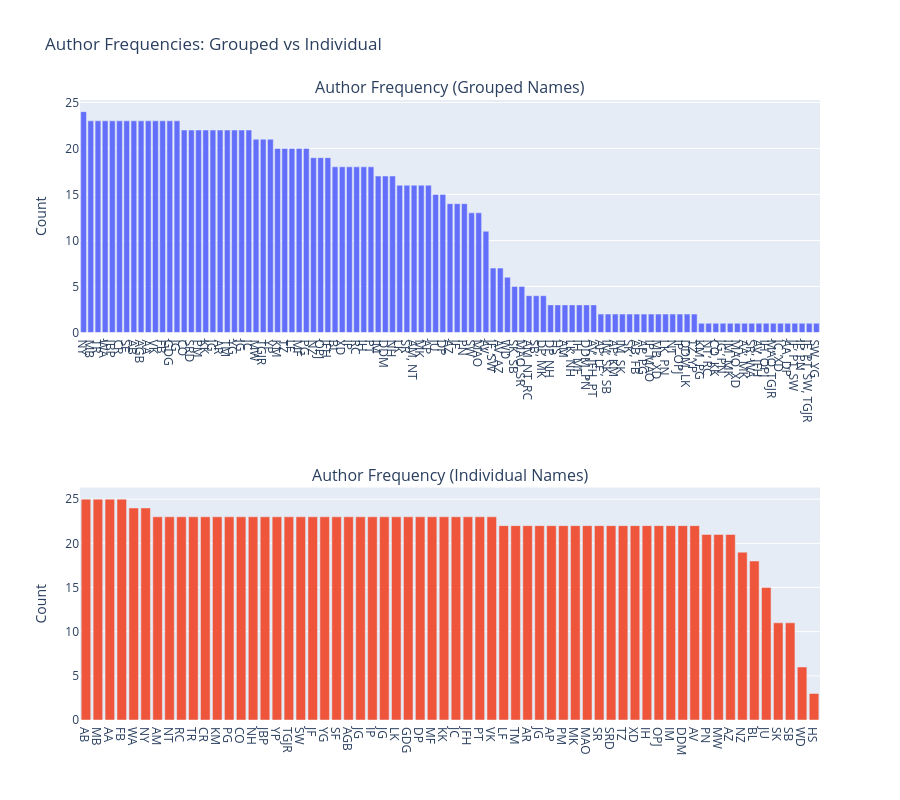

The notebook cell saved with this chart:
### Code cell
from plotly.subplots import make_subplots
from collections import Counter


def author_initials(author_str):
    authors = [a.strip() for a in author_str.split(",")]
    return ", ".join(
        "".join(part[0] for part in name.split() if part) for name in authors
    )


# 1. Original grouped counts (combined author names as single string)
author_counts = embed_df["Author"].value_counts()
authors = author_counts.index.tolist()
counts = author_counts.values.tolist()
initials = [author_initials(a) for a in authors]
x_keys = [f"{i}" for i in range(len(authors))]

fig_grouped = go.Bar(
    x=x_keys,
    y=counts,
    customdata=authors,
    hovertemplate="<b>%{customdata}</b><br>Count: %{y}<extra></extra>",
)

# 2. Split grouped author names and count each individually, sorted descending
all_individual_authors = [
    a.strip() for authors_group in embed_df["Author"] for a in authors_group.split(",")
]
individual_counts = Counter(all_individual_authors)
sorted_individual = sorted(individual_counts.items(), key=lambda x: x[1], reverse=True)
authors_ind, counts_ind = zip(*sorted_individual)
authors_ind = list(authors_ind)
counts_ind = list(counts_ind)
initials_ind = [
    "".join(part[0] for part in name.split() if part) for name in authors_ind
]
x_keys_ind = [f"{i}" for i in range(len(authors_ind))]

fig_individual = go.Bar(
    x=x_keys_ind,
    y=counts_ind,
    customdata=authors_ind,
    hovertemplate="<b>%{customdata}</b><br>Count: %{y}<extra></extra>",
)

# Create combined figure with two rows
fig_combined = make_subplots(
    rows=2,
    cols=1,
    subplot_titles=(
        "Author Frequency (Grouped Names)",
        "Author Frequency (Individual Names)",
    ),
)

fig_combined.add_trace(fig_grouped, row=1, col=1)
fig_combined.add_trace(fig_individual, row=2, col=1)

fig_combined.update_xaxes(
    tickmode="array", tickvals=x_keys, ticktext=initials, row=1, col=1
)
fig_combined.update_yaxes(title_text="Count", row=1, col=1)

fig_combined.update_xaxes(
    tickmode="array", tickvals=x_keys_ind, ticktext=initials_ind, row=2, col=1
)
fig_combined.update_yaxes(title_text="Count", row=2, col=1)

fig_combined.update_layout(
    height=800, showlegend=False, title_text="Author Frequencies: Grouped vs Individual"
)

fig_combined.show()

### Figure 1 — Plotly figure (JSON) as saved in the notebook; plotly's stock layout.template omitted (floating-point values rounded to 4 significant figures)
{"data": [{"customdata": ["Nobuko Yoshida", "Michael Bronstein", "Tom Rainforth", "Wes Armour", "Janet B. Pierrehumbert", "Christian Rupprecht", "Seth Flaxman", "Adel Bibi", "Atılım Güneş Baydin", "Alessandro Abate", "Varun Kanade", "Fazl Barez", "Giuseppe De Giacomo", "Jiarui Gan", "Cheng Ouyang", "Stephen R Duncan", "Perla Maiolino", "Konstantinos Kamnitsas", "Jonathan Gammell", "Alex Rogers", "Thomas Morstyn", "Yarin Gal", "Jindong Gu", "Jan-Peter Calliess", "Michael Wooldridge", "Tim G. J. Rudner", "Yangchen Pan", "Kostas Margellos", "Tingting Zhu", "Luca Furieri", "Maurice Fallon", "Paul Goulart", "Noa Zilberman", "Oiwi Parker Jones", "João F. Henriques", "Ben Lambert", "Xiaowen Dong", "Ingmar Posner", "Ronald Clark", "Ioannis Havoutis", "Philip Torr", "Ivan Martinovic", "Daniele De Martini", "Nick Hawes", "Lars Kunze", "Stephen Roberts", "Andrew Markham, Niki Trigoni", "Marta Kwiatkowska", "Antonis Papachristodoulou", "Jack Umenberger", "David Parker", "Andrew Zisserman", "Jakob Foerster", "Paul Newman", "Shimon Whiteson", "Michael A Osborne", "Andrea Vedaldi", "Jakob Foerster, Shimon Whiteson", "Andrea Vedaldi, Andrew Zisserman", "William Dennis", "Sebastian Köhler, Simon Birnbach", "Michael A Osborne, Stephen Roberts", "Andrew Markham, Niki Trigoni, Ronald Clark", "Simon Birnbach", "David Parker, Marta Kwiatkowska", "David Parker, Nick Hawes", "Harrison Steel", "Andrew Markham", "Lars Kunze, Nick Hawes", "Ioannis Havoutis, Maurice Fallon", "Daniele De Martini, Paul Newman", "Andrea Vedaldi, João F. Henriques, Philip Torr", "Antonis Papachristodoulou, Luca Furieri", "Ivan Martinovic, Sebastian Köhler, Simon Birnbach", "Antonis Papachristodoulou, Kostas Margellos", "Ivan Martinovic, Sebastian Köhler", "Sebastian Köhler", "Adel Bibi, Fazl Barez", "Antonis Papachristodoulou, Paul Goulart", "Ingmar Posner, Michael A Osborne", "Michael Bronstein, Xiaowen Dong", "Lars Kunze, Paul Newman", "Niki Trigoni", "Ingmar Posner, Oiwi Parker Jones", "Daniele De Martini, Lars Kunze", "Tingting Zhu, Yangchen Pan", "Kostas Margellos, Paul Goulart", "Niki Trigoni, Ronald Clark", "Cheng Ouyang, Konstantinos Kamnitsas", "Jonathan Gammell, Paul Newman", "Ivan Martinovic, Marta Kwiatkowska", "Michael A Osborne, Xiaowen Dong", "Alessandro Abate, Marta Kwiatkowska", "Stephen Roberts, Wes Armour", "Andrea Vedaldi, João F. Henriques", "Ioannis Havoutis, Oiwi Parker Jones", "Michael A Osborne, Tim G. J. Rudner", "Jan-Peter Calliess, Xiaowen Dong", "Alessandro Abate, David Parker", "Jakob Foerster, Philip Torr, Shimon Whiteson", "Ingmar Posner, Paul Newman", "Jakob Foerster, Philip Torr, Shimon Whiteson, Tim G. J. Rudner", "Shimon Whiteson, Yarin Gal"], "hovertemplate": "<b>%{customdata}</b><br>Count: %{y}<extra></extra>", "type": "bar", "x": ["0", "1", "2", "3", "4", "5", "6", "7", "8", "9", "10", "11", "12", "13", "14", "15", "16", "17", "18", "19", "20", "21", "22", "23", "24", "25", "26", "27", "28", "29", "30", "31", "32", "33", "34", "35", "36", "37", "38", "39", "40", "41", "42", "43", "44", "45", "46", "47", "48", "49", "50", "51", "52", "53", "54", "55", "56", "57", "58", "59", "60", "61", "62", "63", "64", "65", "66", "67", "68", "69", "70", "71", "72", "73", "74", "75", "76", "77", "78", "79", "80", "81", "82", "83", "84", "85", "86", "87", "88", "89", "90", "91", "92", "93", "94", "95", "96", "97", "98", "99", "100", "101", "102"], "xaxis": "x", "y": [24, 23, 23, 23, 23, 23, 23, 23, 23, 23, 23, 23, 23, 23, 22, 22, 22, 22, 22, 22, 22, 22, 22, 22, 21, 21, 21, 20, 20, 20, 20, 20, 19, 19, 19, 18, 18, 18, 18, 18, 18, 17, 17, 17, 16, 16, 16, 16, 16, 15, 15, 14, 14, 14, 13, 13, 11, 7, 7, 6, 5, 5, 4, 4, 4, 3, 3, 3, 3, 3, 3, 3, 2, 2, 2, 2, 2, 2, 2, 2, 2, 2, 2, 2, 2, 2, 1, 1, 1, 1, 1, 1, 1, 1, 1, 1, 1, 1, 1, 1, 1, 1, 1], "yaxis": "y"}, {"customdata": ["Adel Bibi", "Michael Bronstein", "Alessandro Abate", "Fazl Barez", "Wes Armour", "Nobuko Yoshida", "Andrew Markham", "Niki Trigoni", "Ronald Clark", "Tom Rainforth", "Christian Rupprecht", "Kostas Margellos", "Paul Goulart", "Cheng Ouyang", "Nick Hawes", "Janet B. Pierrehumbert", "Yangchen Pan", "Tim G. J. Rudner", "Shimon Whiteson", "Jakob Foerster", "Yarin Gal", "Seth Flaxman", "Atılım Güneş Baydin", "Jonathan Gammell", "Ingmar Posner", "Jiarui Gan", "Lars Kunze", "Giuseppe De Giacomo", "David Parker", "Maurice Fallon", "Konstantinos Kamnitsas", "Jan-Peter Calliess", "João F. Henriques", "Philip Torr", "Varun Kanade", "Luca Furieri", "Thomas Morstyn", "Alex Rogers", "Jindong Gu", "Antonis Papachristodoulou", "Perla Maiolino", "Marta Kwiatkowska", "Michael A Osborne", "Stephen Roberts", "Stephen R Duncan", "Tingting Zhu", "Xiaowen Dong", "Ioannis Havoutis", "Oiwi Parker Jones", "Ivan Martinovic", "Daniele De Martini", "Andrea Vedaldi", "Paul Newman", "Michael Wooldridge", "Andrew Zisserman", "Noa Zilberman", "Ben Lambert", "Jack Umenberger", "Sebastian Köhler", "Simon Birnbach", "William Dennis", "Harrison Steel"], "hovertemplate": "<b>%{customdata}</b><br>Count: %{y}<extra></extra>", "type": "bar", "x": ["0", "1", "2", "3", "4", "5", "6", "7", "8", "9", "10", "11", "12", "13", "14", "15", "16", "17", "18", "19", "20", "21", "22", "23", "24", "25", "26", "27", "28", "29", "30", "31", "32", "33", "34", "35", "36", "37", "38", "39", "40", "41", "42", "43", "44", "45", "46", "47", "48", "49", "50", "51", "52", "53", "54", "55", "56", "57", "58", "59", "60", "61"], "xaxis": "x2", "y": [25, 25, 25, 25, 24, 24, 23, 23, 23, 23, 23, 23, 23, 23, 23, 23, 23, 23, 23, 23, 23, 23, 23, 23, 23, 23, 23, 23, 23, 23, 23, 23, 23, 23, 23, 22, 22, 22, 22, 22, 22, 22, 22, 22, 22, 22, 22, 22, 22, 22, 22, 22, 21, 21, 21, 19, 18, 15, 11, 11, 6, 3], "yaxis": "y2"}], "layout": {"annotations": [{"font": {"size": 16}, "showarrow": false, "text": "Author Frequency (Grouped Names)", "x": 0.5, "xanchor": "center", "xref": "paper", "y": 1, "yanchor": "bottom", "yref": "paper"}, {"font": {"size": 16}, "showarrow": false, "text": "Author Frequency (Individual Names)", "x": 0.5, "xanchor": "center", "xref": "paper", "y": 0.375, "yanchor": "bottom", "yref": "paper"}], "height": 800, "showlegend": false, "title": {"text": "Author Frequencies: Grouped vs Individual"}, "xaxis": {"anchor": "y", "domain": [0, 1], "tickmode": "array", "ticktext": ["NY", "MB", "TR", "WA", "JBP", "CR", "SF", "AB", "AGB", "AA", "VK", "FB", "GDG", "JG", "CO", "SRD", "PM", "KK", "JG", "AR", "TM", "YG", "JG", "JC", "MW", "TGJR", "YP", "KM", "TZ", "LF", "MF", "PG", "NZ", "OPJ", "JFH", "BL", "XD", "IP", "RC", "IH", "PT", "IM", "DDM", "NH", "LK", "SR", "AM, NT", "MK", "AP", "JU", "DP", "AZ", "JF", "PN", "SW", "MAO", "AV", "JF, SW", "AV, AZ", "WD", "SK, SB", "MAO, SR", "AM, NT, RC", "SB", "DP, MK", "DP, NH", "HS", "AM", "LK, NH", "IH, MF", "DDM, PN", "AV, JFH, PT", "AP, LF", "IM, SK, SB", "AP, KM", "IM, SK", "SK", "AB, FB", "AP, PG", "IP, MAO", "MB, XD", "LK, PN", "NT", "IP, OPJ", "DDM, LK", "TZ, YP", "KM, PG", "NT, RC", "CO, KK", "JG, PN", "IM, MK", "MAO, XD", "AA, MK", "SR, WA", "AV, JFH", "IH, OPJ", "MAO, TGJR", "JC, XD", "AA, DP", "JF, PT, SW", "IP, PN", "JF, PT, SW, TGJR", "SW, YG"], "tickvals": ["0", "1", "2", "3", "4", "5", "6", "7", "8", "9", "10", "11", "12", "13", "14", "15", "16", "17", "18", "19", "20", "21", "22", "23", "24", "25", "26", "27", "28", "29", "30", "31", "32", "33", "34", "35", "36", "37", "38", "39", "40", "41", "42", "43", "44", "45", "46", "47", "48", "49", "50", "51", "52", "53", "54", "55", "56", "57", "58", "59", "60", "61", "62", "63", "64", "65", "66", "67", "68", "69", "70", "71", "72", "73", "74", "75", "76", "77", "78", "79", "80", "81", "82", "83", "84", "85", "86", "87", "88", "89", "90", "91", "92", "93", "94", "95", "96", "97", "98", "99", "100", "101", "102"]}, "xaxis2": {"anchor": "y2", "domain": [0, 1], "tickmode": "array", "ticktext": ["AB", "MB", "AA", "FB", "WA", "NY", "AM", "NT", "RC", "TR", "CR", "KM", "PG", "CO", "NH", "JBP", "YP", "TGJR", "SW", "JF", "YG", "SF", "AGB", "JG", "IP", "JG", "LK", "GDG", "DP", "MF", "KK", "JC", "JFH", "PT", "VK", "LF", "TM", "AR", "JG", "AP", "PM", "MK", "MAO", "SR", "SRD", "TZ", "XD", "IH", "OPJ", "IM", "DDM", "AV", "PN", "MW", "AZ", "NZ", "BL", "JU", "SK", "SB", "WD", "HS"], "tickvals": ["0", "1", "2", "3", "4", "5", "6", "7", "8", "9", "10", "11", "12", "13", "14", "15", "16", "17", "18", "19", "20", "21", "22", "23", "24", "25", "26", "27", "28", "29", "30", "31", "32", "33", "34", "35", "36", "37", "38", "39", "40", "41", "42", "43", "44", "45", "46", "47", "48", "49", "50", "51", "52", "53", "54", "55", "56", "57", "58", "59", "60", "61"]}, "yaxis": {"anchor": "x", "domain": [0.625, 1], "title": {"text": "Count"}}, "yaxis2": {"anchor": "x2", "domain": [0, 0.375], "title": {"text": "Count"}}}}
